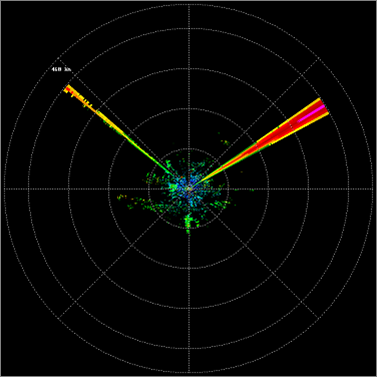
%> input picture train/0 (1).png, 377 x 377 px; its folder holds 4 pictures in this run
$ octave main.m   (GNU Octave 9; MATLAB toolbox functions it lacks are replaced by stand-ins)
%> lines starting %> are read from the running program, lines starting %| are printed output that depends on the picture
### multiSVMtrain.m
function [ multiSVMstruct ] =multiSVMtrain( traindata,nclass,c)
%多类别的SVM训练器
% 选取三类图片中的两类进行svm训练，最后保存训练返回的结果svmstruct组成一个矩阵，返回结果

%下面的15数值代表，训练图片15张，更改训练张数的时候一定要记得修改这个参数，
%不想更改函数输入参数了，把15写进函数输入参数更好
for i=1:nclass-1
    for j=i+1:nclass
        X=[traindata(15*(i-1)+1:15*i,:);traindata(15*(j-1)+1:15*j,:)];
        Y=[ones(15,1);zeros(15,1)];
      %简单的选取rbf作为分类的核函数
       multiSVMstruct{i}{j}=svmtrain(X,Y,'Kernel_Function','rbf','boxconstraint',c);
      end
end
end

### main.m
%{
***************************************************************************

    Cheng Gong
    2017-6-24
    智能信息处理作业

    本次作业目的是对径向干扰图片、螺旋状干扰图片、麻点状干扰图片三类图片进行分类，
    最终利用的方法是PCA+SVM，即主成分分析法和支持向量机结合的方法。
    训练图片是15张，测试图片5张
***************************************************************************

%}


%main 函数是主函数
clear
close all
tic
%%
% 批量读取指定文件夹下的图片
disp('训练图片集路径:E:\MatlabProgram\作业工程\智能信息处理3.0\train');
pathname = 'E:\MatlabProgram\作业工程\智能信息处理3.0\train';

disp('正在读取图片...');

img_path_list = dir(strcat(pathname,'\*.png'));
img_num = length(img_path_list);
imagedata = [];
if img_num >0
    for j = 1:img_num
        img_name = img_path_list(j).name;
        temp = imread(strcat(pathname, '/', img_name));
%> temp is the input picture: size 377x377x3 uint8; mean R, G, B 6.8, 6.6, 4.6
        temp = imresize(temp,[370,370]);
%> temp: size 370x370x3 uint8
%> pass 3 of the loop `for j = 1:img_num`:
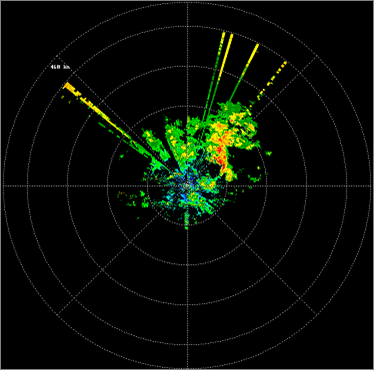
%> input picture train/0 (11).png, 374 x 370 px
%> temp is the input picture: size 370x374x3 uint8; mean R, G, B 7.2, 13, 5
%> `temp = imresize(temp,[370,370]);`:
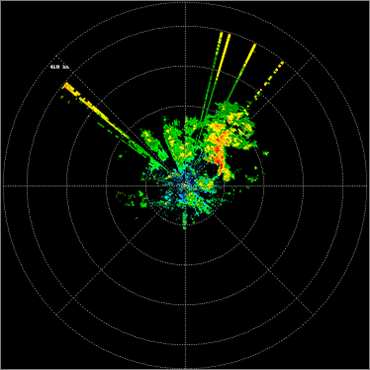
%> temp: size 370x370x3 uint8; mean R, G, B 7.2, 13, 5
%> the loop made 4 passes; the first 3 are shown
        temp = double(temp(:));
        imagedata = [imagedata, temp];
    end
end

fprintf('图片读取完毕。\n\n对图片进行降维处理,即PCA过程...\n\n');
%> (printed output is left out)
%矩阵的第二维有多少数据
col_of_data = size(imagedata,2);
%> col_of_data = 4

% 中心化 & 计算协方差矩阵
%求每一行的均值，但是每一列是一张图片的展开;
imgmean = mean(imagedata,2);
for i = 1:col_of_data
    imagedata(:,i) = imagedata(:,i) - imgmean;
end
%协方差矩阵，矩阵格式60*60
covMat = imagedata'*imagedata;
%coeff表示各个主成分的系数，latent,表示特征值，explained代表贡献率
[COEFF, latent, explained] = pcacov(covMat);

% 选择构成95%能量的特征值
i = 1;
proportion = 0;
while(proportion < 95)
    proportion = proportion + explained(i);
    i = i+1;
end
p = i - 1;%  p=32

% 特征脸，此时p=32,可以认为从60维降维成32维，减小运算量，
% 此时w可以认为是一个坐标系，然后让原始数据投影到这个坐标系上
W = imagedata*COEFF;    % N*M阶
W = W(:,1:p);           % N*p阶

% 训练样本在新座标基下的表达矩阵 p*M，
% reference这时是32*60,60代表60张图片，32代表一张图片降维后的表示向量
reference = W'*imagedata;

%%
%展示特征脸，保存为图片
figure(1)

%展示特征脸,
%p代表只取前p个特征值，利用W来展示特征脸
for i = 1:p
    train_w = reshape(W(:,i),370,370,3);
    subplot(6,6,i)
    imshow(train_w)
end
%> this loop made 3 passes
%> pass 1, `train_w = reshape(W(:,i),370,370,3);`:
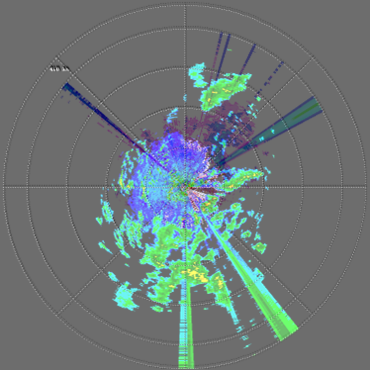
%> train_w: size 370x370x3 double; mean R, G, B -0.7, 16.7, 16.6; drawn with min black and max white
%> pass 1, `imshow(train_w)`:
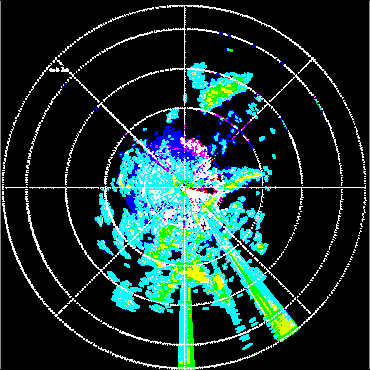
%> displayed picture: size 370x370x3, on the screen's scale of 0 to 255; mean R, G, B 24.9, 51.6, 49.4
%> pass 2, `train_w = reshape(W(:,i),370,370,3);`:
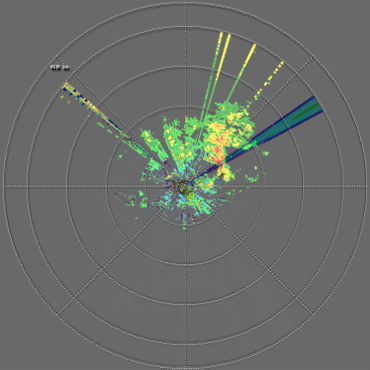
%> train_w: size 370x370x3 double; mean R, G, B 1.3, 6.4, 0.7; drawn with min black and max white
%> pass 2, `imshow(train_w)`:
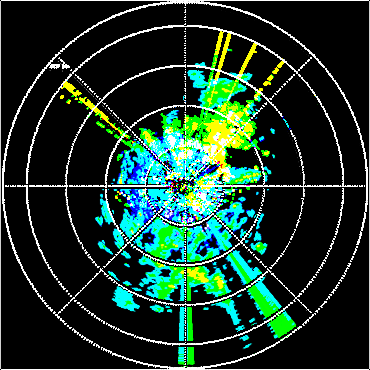
%> displayed picture: size 370x370x3, on the screen's scale of 0 to 255; mean R, G, B 27.9, 57, 42.9
suptitle('经过PCA处理后提取的特征图像');
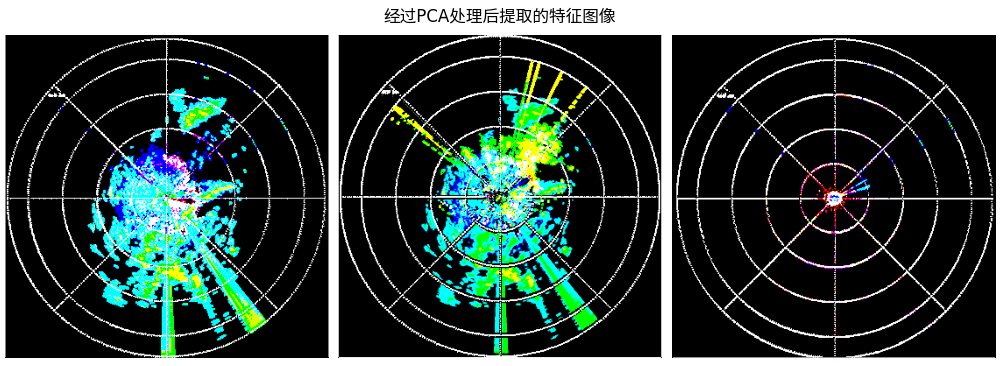
%> figure redrawn from the program's plot data, 3 panels
%保存特征图片到本地
print(1,'-dpng','特征图')
disp('提取的特征图像保存为:特征图.png');
fprintf('保存PCA两个最终结果:保存为train_pca.mat\n');
save('train_pca','W','reference')
fprintf('PCA运行结束。\n\n')

%%
%下面进行svm过程，由支持向量机进行分类
disp('开始SVM训练...');
%nclass 代表有三类
nclass = 3;
%一些训练参数，在这个简单的例子中影响不是很大

c=128;
multiSVMstruct=multiSVMtrain( reference',nclass,c);
%> the run ends on the next line
